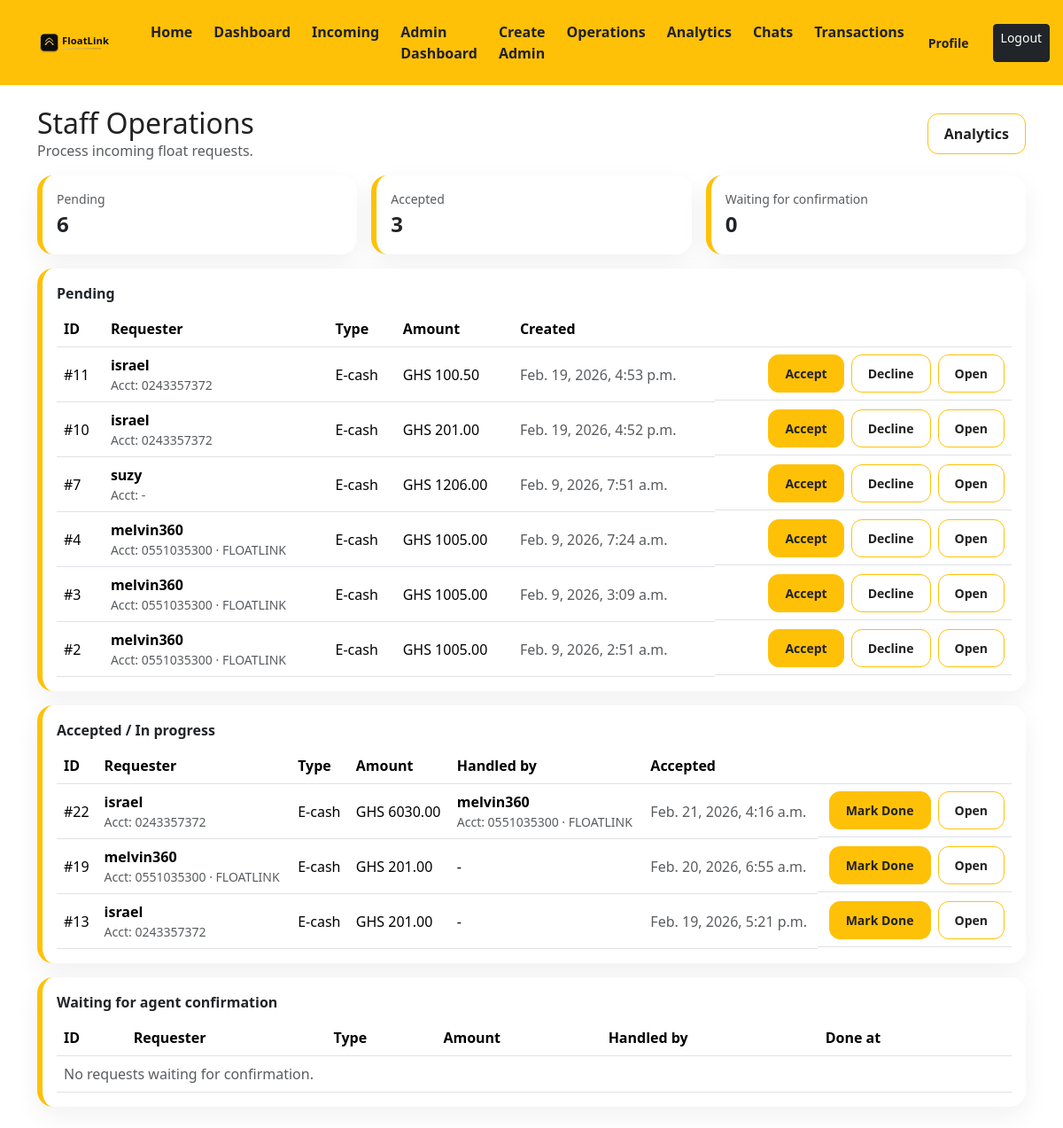
Before: /staff/operations/ (signed in) with the older database file.
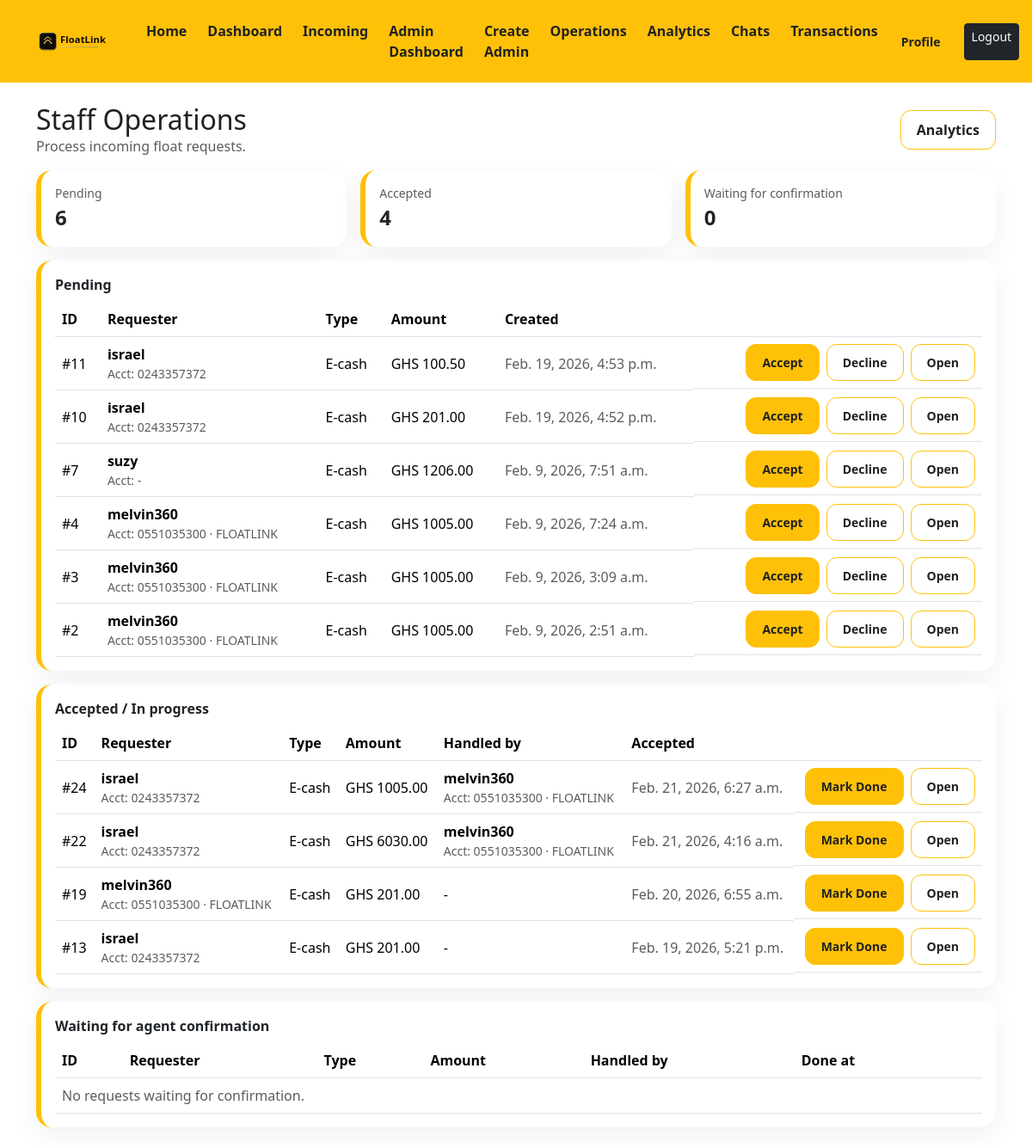
After: the same page with the newer database file.
### float_requests/models.py (models this page shows, shortened)
class FloatRequest(models.Model):
    class RequestType(models.TextChoices):
        E_CASH = 'E_CASH', 'E-cash'
        PHYSICAL_CASH = 'PHYSICAL_CASH', 'Physical cash'
    class Status(models.TextChoices):
        PENDING = 'PENDING', 'Pending'
        ACCEPTED = 'ACCEPTED', 'Accepted'
        ADMIN_COMPLETED = 'ADMIN_COMPLETED', 'Admin completed'
        COMPLETED = 'COMPLETED', 'Completed'
        DECLINED = 'DECLINED', 'Declined'
        CANCELLED = 'CANCELLED', 'Cancelled'
    requesting_agent = models.ForeignKey(Agent, on_delete=models.CASCADE, related_name='requests_created')
    amount = models.DecimalField(max_digits=12, decimal_places=2)
    request_type = models.CharField(max_length=20, choices=RequestType.choices, default=RequestType.E_CASH)
    requester_latitude = models.DecimalField(max_digits=9, decimal_places=6, null=True, blank=True)
    requester_longitude = models.DecimalField(max_digits=9, decimal_places=6, null=True, blank=True)
    status = models.CharField(max_length=20, choices=Status.choices, default=Status.PENDING)
    accepted_by = models.ForeignKey(
        settings.AUTH_USER_MODEL,
        on_delete=models.SET_NULL,
        null=True,
        blank=True,
        related_name='float_requests_accepted',
    )
    accepted_at = models.DateTimeField(null=True, blank=True)
    admin_completed_at = models.DateTimeField(null=True, blank=True)
    agent_confirmed_at = models.DateTimeField(null=True, blank=True)
    completed_at = models.DateTimeField(null=True, blank=True)
    created_at = models.DateTimeField(auto_now_add=True)

### agents/models.py (models this page shows, shortened)
class Agent(models.Model):
    user = models.OneToOneField(settings.AUTH_USER_MODEL, on_delete=models.CASCADE)
    phone_number = models.CharField(max_length=15, blank=True, default='')
    location = models.CharField(max_length=150, blank=True, default='')
    vendor_number = models.CharField(max_length=50, blank=True, default='')
    business_name = models.CharField(max_length=150, blank=True, default='')
    latitude = models.DecimalField(max_digits=9, decimal_places=6, null=True, blank=True)
    longitude = models.DecimalField(max_digits=9, decimal_places=6, null=True, blank=True)
    performance_score = models.DecimalField(max_digits=5, decimal_places=2, default=0)
    performance_votes = models.PositiveIntegerField(default=0)
    float_balance = models.DecimalField(max_digits=12, decimal_places=2, default=0)
    ecash_open = models.BooleanField(default=True)
    ecash_min = models.DecimalField(max_digits=12, decimal_places=2, default=100)
    ecash_max = models.DecimalField(max_digits=12, decimal_places=2, default=10000)
    is_verified = models.BooleanField(default=False)
    created_at = models.DateTimeField(auto_now_add=True)

### core/views.py (the view)
# urls.py: path("staff/operations/", views.staff_operations, name="staff_operations"),
@login_required
def staff_operations(request):
    if not request.user.is_staff:
        raise Http404
    pending = (
        FloatRequest.objects
        .filter(status=FloatRequest.Status.PENDING)
        .select_related('requesting_agent__user', 'accepted_by')
        .order_by('-created_at')
    )
    accepted = (
        FloatRequest.objects
        .filter(status=FloatRequest.Status.ACCEPTED)
        .select_related('requesting_agent__user', 'accepted_by')
        .order_by('-accepted_at', '-created_at')
    )
    admin_completed = (
        FloatRequest.objects
        .filter(status=FloatRequest.Status.ADMIN_COMPLETED)
        .select_related('requesting_agent__user', 'accepted_by')
        .order_by('-admin_completed_at', '-created_at')
    )
    rows = FloatRequest.objects.values('status').annotate(c=Count('id'))
    counts = {'PENDING': 0, 'ACCEPTED': 0, 'ADMIN_COMPLETED': 0}
    for row in rows:
        s = row['status']
        if s in counts:
            counts[s] = row['c']
    all_requests = list(pending) + list(accepted) + list(admin_completed)
    request_totals = {
        r.id: {
            'service_fee': calculate_service_fee(r.amount),
        }
        for r in all_requests
    }
    for rid, row in request_totals.items():
        amount = next((r.amount for r in all_requests if r.id == rid), None)
        if amount is not None:
            row['total_amount'] = amount + row['service_fee']
    handler_user_ids = [r.accepted_by_id for r in all_requests if r.accepted_by_id]
    handled_agents = {
        a.user_id: a
        for a in Agent.objects.filter(user_id__in=handler_user_ids).select_related('user')
    }
    return render(
        request,
        'core/staff_operations.html',
        {
            'pending': pending,
            'accepted': accepted,
            'admin_completed': admin_completed,
            'counts': counts,
            'request_totals': request_totals,
            'handled_agents': handled_agents,
        },
    )

### core/templatetags/dict_extras.py (called while the page is built)
@register.filter
def get_item(mapping, key):
    if mapping is None:
        return None
    try:
        return mapping.get(key)
    except Exception:
        try:
            return mapping[key]
        except Exception:
            return None

### float_requests/services.py (called while the page is built)
def calculate_service_fee(amount: Decimal) -> Decimal:
    return (amount * SERVICE_FEE_RATE).quantize(Decimal('0.01'))

### templates/core/staff_operations.html (shortened to what the changed rows need)
{% extends 'base.html' %}
{% load dict_extras %}
{% block content %}
<div class="container py-4">
  <div class="d-flex align-items-center justify-content-between mb-3">
    <div>
      <h2 class="mb-0">Staff Operations</h2>
    </div>
  </div>
  <div class="row g-3 mb-3">
    <div class="col-md-4">
      <div class="card card-fl"><div class="card-body">
        <div class="text-muted small">Accepted</div>
        <div class="fs-4 fw-bold">{{ counts.ACCEPTED }}</div>
      </div></div>
    </div>
  </div>
  <div class="row g-3">
    <div class="col-12">
      <div class="card card-fl">
        <div class="card-body">
          <div class="table-responsive">
            <table class="table align-middle mb-0">
              <thead>
                <tr>
                  <th>ID</th>
                  <th>Requester</th>
                  <th>Type</th>
                  <th>Amount</th>
                  <th>Created</th>
                  <th></th>
                </tr>
              </thead>
              <tbody>
                {% for r in pending %}
                  <tr>
                    <td>#{{ r.id }}</td>
                    <td>
                      <div class="fw-semibold">{{ r.requesting_agent.user.username }}</div>
                      <div class="text-muted small">Acct: {{ r.requesting_agent.vendor_number|default:"-" }}{% if r.requesting_agent.business_name %} · {{ r.requesting_agent.business_name }}{% endif %}</div>
                    </td>
                    <td>{{ r.get_request_type_display }}</td>
                    {% with rt=request_totals|get_item:r.id %}
                      <td>GHS {% if rt %}{{ rt.total_amount }}{% else %}{{ r.amount }}{% endif %}</td>
                    {% endwith %}
                    <td class="text-muted">{{ r.created_at }}</td>
                    <td class="text-end d-flex gap-2 justify-content-end">
                      <form method="post" action="{% url 'float_requests:accept' r.id %}">
                        <button class="btn btn-sm btn-fl" type="submit">Accept</button>
                      </form>
                      <form method="post" action="{% url 'float_requests:decline' r.id %}">
                        <button class="btn btn-sm btn-fl-outline" type="submit">Decline</button>
                      </form>
                      <a class="btn btn-sm btn-fl-outline" href="{% url 'float_requests:detail' r.id %}">Open</a>
                    </td>
                  </tr>
                {% empty %}
                  <tr><td colspan="6" class="text-muted">No pending requests.</td></tr>
                {% endfor %}
              </tbody>
            </table>
          </div>
        </div>
      </div>
    </div>
    <div class="col-12">
      <div class="card card-fl">
        <div class="card-body">
          <div class="table-responsive">
            <table class="table align-middle mb-0">
              <thead>
                <tr>
                  <th>ID</th>
                  <th>Requester</th>
                  <th>Type</th>
                  <th>Amount</th>
                  <th>Handled by</th>
                  <th>Accepted</th>
                  <th></th>
                </tr>
              </thead>
              <tbody>
                {% for r in accepted %}
                  <tr>
                    <td>#{{ r.id }}</td>
                    <td>
                      <div class="fw-semibold">{{ r.requesting_agent.user.username }}</div>
                      <div class="text-muted small">Acct: {{ r.requesting_agent.vendor_number|default:"-" }}{% if r.requesting_agent.business_name %} · {{ r.requesting_agent.business_name }}{% endif %}</div>
                    </td>
                    <td>{{ r.get_request_type_display }}</td>
                    {% with rt=request_totals|get_item:r.id %}
                      <td>GHS {% if rt %}{{ rt.total_amount }}{% else %}{{ r.amount }}{% endif %}</td>
                    {% endwith %}
                    <td>
                      {% if r.accepted_by %}
                        <div class="fw-semibold">{{ r.accepted_by.get_username }}</div>
                        {% with ha=handled_agents|get_item:r.accepted_by.id %}
                          {% if ha %}
                            <div class="text-muted small">Acct: {{ ha.vendor_number|default:"-" }}{% if ha.business_name %} · {{ ha.business_name }}{% endif %}</div>
                          {% endif %}
                        {% endwith %}
                      {% else %}
                        -
                      {% endif %}
                    </td>
                    <td class="text-muted">{{ r.accepted_at }}</td>
                    <td class="text-end d-flex gap-2 justify-content-end">
                      <form method="post" action="{% url 'float_requests:complete' r.id %}">
                        <button class="btn btn-sm btn-fl" type="submit">Mark Done</button>
                      </form>
                      <a class="btn btn-sm btn-fl-outline" href="{% url 'float_requests:detail' r.id %}">Open</a>
                    </td>
                  </tr>
                {% empty %}
                  <tr><td colspan="7" class="text-muted">No accepted requests.</td></tr>
                {% endfor %}
              </tbody>
            </table>
          </div>
        </div>
      </div>
    </div>
    <div class="col-12">
      <div class="card card-fl">
        <div class="card-body">
          <div class="table-responsive">
            <table class="table align-middle mb-0">
              <thead>
                <tr>
                  <th>ID</th>
                  <th>Requester</th>
                  <th>Type</th>
                  <th>Amount</th>
                  <th>Handled by</th>
                  <th>Done at</th>
                  <th></th>
                </tr>
              </thead>
            </table>
          </div>
        </div>
      </div>
    </div>
  </div>
</div>
{% endblock %}

Changed rows visible on the page:
added FloatRequest: id "24", requesting_agent.user.username "israel", requesting_agent.vendor_number "0243357372", request_type "E-cash", total_amount "1005.00", accepted_by.get_username "melvin360", {{ ha.vendor_number|default:"-" }} "0551035300", {{ ha.business_name }} "FLOATLINK", accepted_at "Feb. 21, 2026, 6:27 a.m."
Other visible differences:
{{ counts.ACCEPTED }}: "3" → "4"
